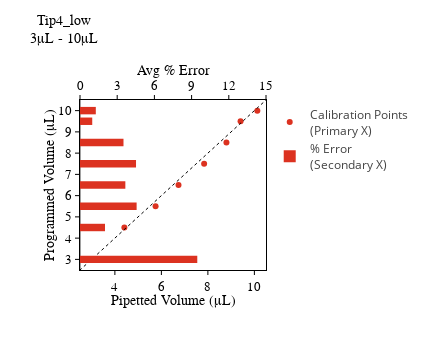
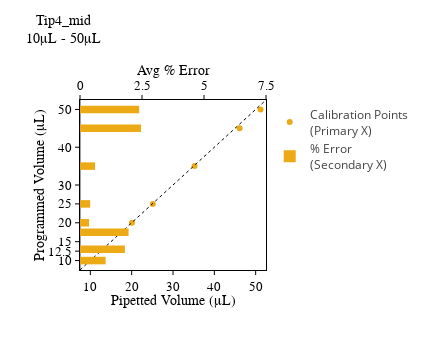
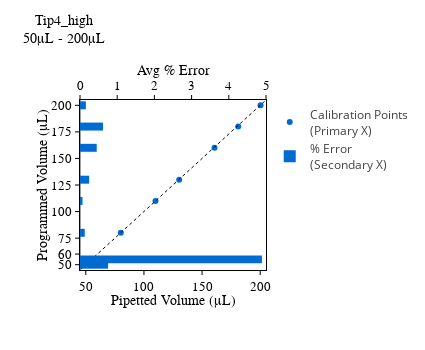

Notebook code cell kept with these figures, in order:
### Markdown cell above
### Plot post-calibration pipette efficacy

### Code cell
colors = ['rgb(220,50,32)',
          'rgb(236,170,22)',
          'rgb(0,108,209)']

widths = [0.35, 2, 7.5]
ranges = [(2.5,10.5), (7.5, 52.5), (45, 205)]
tickvals = [[3,4,5,6,7,8,9,10],
            [10, 12.5, 15, 20, 25, 30, 40, 50],
            [50, 60, 75, 100, 125, 150, 175, 200]]

xaxis2_ranges = [(0,15),(0,7.5),(0,5)]
xaxis2_tickvals = [[0,3,6,9,12,15],
                   [0,2.5,5,7.5],
                   [0,1,2,3,4,5]]

titles = ("3\u03BCL - 10\u03BCL", "10\u03BCL - 50\u03BCL", "50\u03BCL - 200\u03BCL")

for tip_id in low_volumes_calib.tip_objects:
    
    if tip_id == 'manual':
        continue
    
    for i,(calib,calib_new) in enumerate(zip(post_calib_list, post_calib_list_new)):
        
        if (i==0 and tip_id=='tip8') or (i==1 and tip_id in ['tip3','tip7']):
            
            expected_volumes = [point.expected_value 
                                for point in calib.tip_objects[tip_id].replicate_dict['solution'].points]
            actual_volumes = [point.predicted_value 
                              for point in calib.tip_objects[tip_id].replicate_dict['solution'].points]
            deviations = [np.mean([replicate.points_dict[expected_value].pct_deviation 
                                   for replicate in calib.tip_objects[tip_id].replicates 
                                   if replicate.replicate_id!='solution'])
                          for expected_value in expected_volumes]
            
        else:

            expected_volumes = [point.expected_value 
                                for point in calib_new.tip_objects[tip_id].replicate_dict['solution'].points]
            actual_volumes = [point.predicted_value 
                              for point in calib_new.tip_objects[tip_id].replicate_dict['solution'].points]
            deviations = [np.mean([replicate.points_dict[expected_value].pct_deviation 
                                   for replicate in calib_new.tip_objects[tip_id].replicates 
                                   if replicate.replicate_id!='solution'])
                          for expected_value in expected_volumes]
            
        experimental_trace =go.Scatter(x=actual_volumes,y=expected_volumes,
                                       name='Calibration Points<br>(Primary X)', mode = 'markers',
                                       marker_color=colors[i])
        expected_trace = go.Scatter(x=np.arange(0,250),y=np.arange(0,250),
                                    name='Expected Volume', mode = 'lines',
                                    line=dict(dash='dot', color='black', width=1), showlegend=False)
        dev_trace = go.Bar(y=expected_volumes, x=deviations,
                           name='% Error<br>(Secondary X)',
                           marker=dict(color=colors[i], line=dict(width=0)),
                           orientation='h',  xaxis='x2', opacity=1, width=widths[i])
        
        layout = go.Layout(height=350, width=425,
                           title=tip_id.title()+"_"+str(col_titles[i])+"<br>"+titles[i],
                           titlefont=dict(family='Arial', size=14, color='black'),
                           title_yanchor='bottom', title_xanchor='center', title_pad={'t':50,'b':150},
                           title_x=0.15, title_y=0.5,
                           
                           xaxis=dict(title='Pipetted Volume (\u03BCL)', title_standoff=0,
                                      titlefont=dict(family='Arial', size=14, color='black'),
                                      showline=True, linewidth=1, linecolor='black', mirror=True, side='bottom',
                                      ticks='outside', ticklen=4, tickangle=0, nticks=5,
                                      tickfont=dict(size=13, family='Arial', color='black'), tickcolor='black',
                                      showgrid=False, range=ranges[i]),
                           
                           xaxis2=dict(title='Avg % Error',  title_standoff=0,
                                       titlefont=dict(family='Arial', size=14, color='black'),
                                       showline=True, linewidth=1, linecolor='black', mirror=False, side='top',
                                       anchor='y', overlaying='x',
                                       ticks='outside', ticklen=4, tickangle=0, tickvals=xaxis2_tickvals[i],
                                       tickfont=dict(family='Arial',size=13, color='black'), tickcolor='black',
                                       showgrid=False, range=xaxis2_ranges[i]),
                           
                           yaxis=dict(title='Programmed Volume (\u03BCL)', title_standoff=0,
                                      titlefont=dict(family='Arial', size=14, color='black'),
                                      showline=True, linewidth=1, linecolor='black', mirror=True,
                                      ticks='outside', ticklen=4, tickangle=0, tickvals=tickvals[i],
                                      tickfont=dict(family='Arial',size=13, color='black'), tickcolor='black', 
                                      showgrid=False, range=ranges[i]))
        
        fig = go.Figure(data=[experimental_trace,  dev_trace, expected_trace,], layout=layout)
        
        if tip_id=='tip4':
            plot(fig)

#if not os.path.exists('images'):
#    os.mkdir('images')
#pio.write_image(fig, 'images/fold_improvement_objB.svg')

### Figure 1 — Plotly figure (JSON) as saved in the notebook; plotly's stock layout.template omitted (floating-point values rounded to 4 significant figures; data arrays with more than 128 entries replaced by an {"elided": "..."} marker saying what was removed)
{"data": [{"marker": {"color": "rgb(220,50,32)"}, "mode": "markers", "name": "Calibration Points<br>(Primary X)", "type": "scatter", "x": [10.13, 9.406, 8.798, 7.839, 6.738, 5.751, 4.409, 3.284], "y": [10, 9.5, 8.5, 7.5, 6.5, 5.5, 4.5, 3]}, {"marker": {"color": "rgb(220,50,32)", "line": {"width": 0}}, "name": "% Error<br>(Secondary X)", "opacity": 1, "orientation": "h", "type": "bar", "width": 0.35, "x": [1.275, 0.987, 3.507, 4.518, 3.657, 4.567, 2.019, 9.458], "xaxis": "x2", "y": [10, 9.5, 8.5, 7.5, 6.5, 5.5, 4.5, 3]}, {"line": {"color": "black", "dash": "dot", "width": 1}, "mode": "lines", "name": "Expected Volume", "showlegend": false, "type": "scatter", "x": {"elided": "250 int values"}, "y": {"elided": "250 int values"}}], "layout": {"height": 350, "title": {"font": {"color": "black", "family": "Arial", "size": 14}, "pad": {"b": 150, "t": 50}, "text": "Tip4_low<br>3μL - 10μL", "x": 0.15, "xanchor": "center", "y": 0.5, "yanchor": "bottom"}, "width": 425, "xaxis": {"linecolor": "black", "linewidth": 1, "mirror": true, "nticks": 5, "range": [2.5, 10.5], "showgrid": false, "showline": true, "side": "bottom", "tickangle": 0, "tickcolor": "black", "tickfont": {"color": "black", "family": "Arial", "size": 13}, "ticklen": 4, "ticks": "outside", "title": {"font": {"color": "black", "family": "Arial", "size": 14}, "standoff": 0, "text": "Pipetted Volume (μL)"}}, "xaxis2": {"anchor": "y", "linecolor": "black", "linewidth": 1, "mirror": false, "overlaying": "x", "range": [0, 15], "showgrid": false, "showline": true, "side": "top", "tickangle": 0, "tickcolor": "black", "tickfont": {"color": "black", "family": "Arial", "size": 13}, "ticklen": 4, "ticks": "outside", "tickvals": [0, 3, 6, 9, 12, 15], "title": {"font": {"color": "black", "family": "Arial", "size": 14}, "standoff": 0, "text": "Avg % Error"}}, "yaxis": {"linecolor": "black", "linewidth": 1, "mirror": true, "range": [2.5, 10.5], "showgrid": false, "showline": true, "tickangle": 0, "tickcolor": "black", "tickfont": {"color": "black", "family": "Arial", "size": 13}, "ticklen": 4, "ticks": "outside", "tickvals": [3, 4, 5, 6, 7, 8, 9, 10], "title": {"font": {"color": "black", "family": "Arial", "size": 14}, "standoff": 0, "text": "Programmed Volume (μL)"}}}}

### Figure 2 — Plotly figure (JSON) as saved in the notebook; plotly's stock layout.template omitted (floating-point values rounded to 4 significant figures; data arrays with more than 128 entries replaced by an {"elided": "..."} marker saying what was removed)
{"data": [{"marker": {"color": "rgb(236,170,22)"}, "mode": "markers", "name": "Calibration Points<br>(Primary X)", "type": "scatter", "x": [51.19, 46.11, 35.21, 25.1, 20.07, 17.16, 12.76, 9.897], "y": [50, 45, 35, 25, 20, 17.5, 13, 10]}, {"marker": {"color": "rgb(236,170,22)", "line": {"width": 0}}, "name": "% Error<br>(Secondary X)", "opacity": 1, "orientation": "h", "type": "bar", "width": 2, "x": [2.384, 2.461, 0.6068, 0.4099, 0.3654, 1.96, 1.81, 1.033], "xaxis": "x2", "y": [50, 45, 35, 25, 20, 17.5, 13, 10]}, {"line": {"color": "black", "dash": "dot", "width": 1}, "mode": "lines", "name": "Expected Volume", "showlegend": false, "type": "scatter", "x": {"elided": "250 int values"}, "y": {"elided": "250 int values"}}], "layout": {"height": 350, "title": {"font": {"color": "black", "family": "Arial", "size": 14}, "pad": {"b": 150, "t": 50}, "text": "Tip4_mid<br>10μL - 50μL", "x": 0.15, "xanchor": "center", "y": 0.5, "yanchor": "bottom"}, "width": 425, "xaxis": {"linecolor": "black", "linewidth": 1, "mirror": true, "nticks": 5, "range": [7.5, 52.5], "showgrid": false, "showline": true, "side": "bottom", "tickangle": 0, "tickcolor": "black", "tickfont": {"color": "black", "family": "Arial", "size": 13}, "ticklen": 4, "ticks": "outside", "title": {"font": {"color": "black", "family": "Arial", "size": 14}, "standoff": 0, "text": "Pipetted Volume (μL)"}}, "xaxis2": {"anchor": "y", "linecolor": "black", "linewidth": 1, "mirror": false, "overlaying": "x", "range": [0, 7.5], "showgrid": false, "showline": true, "side": "top", "tickangle": 0, "tickcolor": "black", "tickfont": {"color": "black", "family": "Arial", "size": 13}, "ticklen": 4, "ticks": "outside", "tickvals": [0, 2.5, 5, 7.5], "title": {"font": {"color": "black", "family": "Arial", "size": 14}, "standoff": 0, "text": "Avg % Error"}}, "yaxis": {"linecolor": "black", "linewidth": 1, "mirror": true, "range": [7.5, 52.5], "showgrid": false, "showline": true, "tickangle": 0, "tickcolor": "black", "tickfont": {"color": "black", "family": "Arial", "size": 13}, "ticklen": 4, "ticks": "outside", "tickvals": [10, 12.5, 15, 20, 25, 30, 40, 50], "title": {"font": {"color": "black", "family": "Arial", "size": 14}, "standoff": 0, "text": "Programmed Volume (μL)"}}}}

### Figure 3 — Plotly figure (JSON) as saved in the notebook; plotly's stock layout.template omitted (floating-point values rounded to 4 significant figures; data arrays with more than 128 entries replaced by an {"elided": "..."} marker saying what was removed)
{"data": [{"marker": {"color": "rgb(0,108,209)"}, "mode": "markers", "name": "Calibration Points<br>(Primary X)", "type": "scatter", "x": [200.3, 181.1, 160.7, 130.3, 109.9, 80.1, 57.69, 49.62], "y": [200, 180, 160, 130, 110, 80, 55, 50]}, {"marker": {"color": "rgb(0,108,209)", "line": {"width": 0}}, "name": "% Error<br>(Secondary X)", "opacity": 1, "orientation": "h", "type": "bar", "width": 7.5, "x": [0.1576, 0.6198, 0.4496, 0.2457, 0.06713, 0.1279, 4.891, 0.7556], "xaxis": "x2", "y": [200, 180, 160, 130, 110, 80, 55, 50]}, {"line": {"color": "black", "dash": "dot", "width": 1}, "mode": "lines", "name": "Expected Volume", "showlegend": false, "type": "scatter", "x": {"elided": "250 int values"}, "y": {"elided": "250 int values"}}], "layout": {"height": 350, "title": {"font": {"color": "black", "family": "Arial", "size": 14}, "pad": {"b": 150, "t": 50}, "text": "Tip4_high<br>50μL - 200μL", "x": 0.15, "xanchor": "center", "y": 0.5, "yanchor": "bottom"}, "width": 425, "xaxis": {"linecolor": "black", "linewidth": 1, "mirror": true, "nticks": 5, "range": [45, 205], "showgrid": false, "showline": true, "side": "bottom", "tickangle": 0, "tickcolor": "black", "tickfont": {"color": "black", "family": "Arial", "size": 13}, "ticklen": 4, "ticks": "outside", "title": {"font": {"color": "black", "family": "Arial", "size": 14}, "standoff": 0, "text": "Pipetted Volume (μL)"}}, "xaxis2": {"anchor": "y", "linecolor": "black", "linewidth": 1, "mirror": false, "overlaying": "x", "range": [0, 5], "showgrid": false, "showline": true, "side": "top", "tickangle": 0, "tickcolor": "black", "tickfont": {"color": "black", "family": "Arial", "size": 13}, "ticklen": 4, "ticks": "outside", "tickvals": [0, 1, 2, 3, 4, 5], "title": {"font": {"color": "black", "family": "Arial", "size": 14}, "standoff": 0, "text": "Avg % Error"}}, "yaxis": {"linecolor": "black", "linewidth": 1, "mirror": true, "range": [45, 205], "showgrid": false, "showline": true, "tickangle": 0, "tickcolor": "black", "tickfont": {"color": "black", "family": "Arial", "size": 13}, "ticklen": 4, "ticks": "outside", "tickvals": [50, 60, 75, 100, 125, 150, 175, 200], "title": {"font": {"color": "black", "family": "Arial", "size": 14}, "standoff": 0, "text": "Programmed Volume (μL)"}}}}
